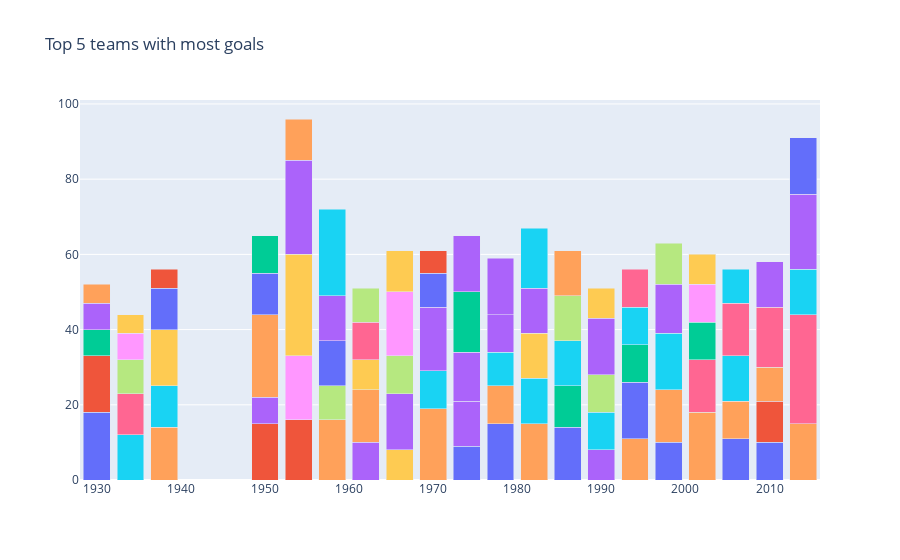

The code cell stored with this chart in its notebook:
### Code cell
layout=go.Layout(barmode='stack',title='Top 5 teams with most goals',showlegend=False)
fig=go.Figure(data=data,layout=layout)
fig.show()

### Figure 1 — Plotly figure (JSON) as saved in the notebook; plotly's stock layout.template omitted (floating-point values rounded to 4 significant figures)
{"data": [{"name": "Argentina", "type": "bar", "x": [1930, 1974, 1978, 1986, 1998, 2006, 2010], "y": [18, 9, 15, 14, 10, 11, 10]}, {"name": "Uruguay", "type": "bar", "x": [1930, 1950, 1954, 2010], "y": [15, 15, 16, 11]}, {"name": "USA", "type": "bar", "x": [1930], "y": [7]}, {"name": "Yugoslavia", "type": "bar", "x": [1930, 1950, 1962, 1974, 1990], "y": [7, 7, 10, 12, 8]}, {"name": "Brazil", "type": "bar", "x": [1930, 1938, 1950, 1958, 1962, 1970, 1978, 1982, 1994, 1998, 2002, 2006, 2010, 2014], "y": [5, 14, 22, 16, 14, 19, 10, 15, 11, 14, 18, 10, 9, 15]}, {"name": "Italy", "type": "bar", "x": [1934, 1938, 1970, 1978, 1982, 1990, 2006], "y": [12, 11, 10, 9, 12, 10, 12]}, {"name": "Germany", "type": "bar", "x": [1934, 2002, 2006, 2010, 2014], "y": [11, 14, 14, 16, 29]}, {"name": "Czechoslovakia", "type": "bar", "x": [1934, 1958, 1990], "y": [9, 9, 10]}, {"name": "Austria", "type": "bar", "x": [1934, 1954], "y": [7, 17]}, {"name": "Hungary", "type": "bar", "x": [1934, 1938, 1954, 1962, 1966, 1982], "y": [5, 15, 27, 8, 8, 12]}, {"name": "Sweden", "type": "bar", "x": [1938, 1950, 1958, 1994], "y": [11, 11, 12, 15]}, {"name": "Cuba", "type": "bar", "x": [1938], "y": [5]}, {"name": "Spain", "type": "bar", "x": [1950, 1986, 1994, 2002], "y": [10, 11, 10, 10]}, {"name": "Germany FR", "type": "bar", "x": [1954, 1958, 1966, 1970, 1974, 1978, 1982, 1990], "y": [25, 12, 15, 17, 13, 10, 12, 15]}, {"name": "Switzerland", "type": "bar", "x": [1954], "y": [11]}, {"name": "France", "type": "bar", "x": [1958, 1982, 1986, 1998, 2006, 2014], "y": [23, 16, 12, 15, 9, 12]}, {"name": "Chile", "type": "bar", "x": [1962], "y": [10]}, {"name": "Soviet Union", "type": "bar", "x": [1962, 1966, 1986], "y": [9, 10, 12]}, {"name": "Portugal", "type": "bar", "x": [1966], "y": [17]}, {"name": "England", "type": "bar", "x": [1966, 1990], "y": [11, 8]}, {"name": "Peru", "type": "bar", "x": [1970], "y": [9]}, {"name": "Mexico", "type": "bar", "x": [1970], "y": [6]}, {"name": "Poland", "type": "bar", "x": [1974], "y": [16]}, {"name": "Netherlands", "type": "bar", "x": [1974, 1978, 1998, 2010, 2014], "y": [15, 15, 13, 12, 20]}, {"name": "Belgium", "type": "bar", "x": [1986], "y": [12]}, {"name": "Bulgaria", "type": "bar", "x": [1994], "y": [10]}, {"name": "Romania", "type": "bar", "x": [1994], "y": [10]}, {"name": "Croatia", "type": "bar", "x": [1998], "y": [11]}, {"name": "Turkey", "type": "bar", "x": [2002], "y": [10]}, {"name": "Korea Republic", "type": "bar", "x": [2002], "y": [8]}, {"name": "Colombia", "type": "bar", "x": [2014], "y": [15]}], "layout": {"barmode": "stack", "showlegend": false, "title": {"text": "Top 5 teams with most goals"}}}
